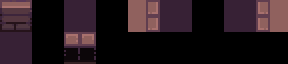

Tiled map render using the project's own tile images. Description and the whole map definition, tile-layer contents included, below:
An orthogonal 9x2 tile map with 32x32 px tiles, 6 tile layers (regions, input_types, output1_ground, output2_ground, ...).

<map version="1.2" tiledversion="2019.03.13" orientation="orthogonal" renderorder="right-down" width="9" height="2" tilewidth="32" tileheight="32" infinite="0" nextlayerid="21" nextobjectid="1">
 <tileset firstgid="1" source="../tileset.tsx" />
 <layer id="12" name="regions" width="9" height="2">
  <data encoding="csv">
70,0,80,0,70,80,0,80,70,
80,0,70,0,0,0,0,0,0
</data>
 </layer>
 <layer id="15" name="input_types" width="9" height="2">
  <data encoding="csv">
70,0,80,0,70,80,0,80,70,
80,0,70,0,0,0,0,0,0
</data>
 </layer>
 <layer id="16" name="output1_ground" width="9" height="2">
  <data encoding="csv">
3,0,0,0,11,0,0,0,16,
0,0,43,0,0,0,0,0,0
</data>
 </layer>
 <layer id="17" name="output2_ground" width="9" height="2">
  <data encoding="csv">
2,0,0,0,11,0,0,0,16,
0,0,42,0,0,0,0,0,0
</data>
 </layer>
 <layer id="18" name="output3_ground" width="9" height="2">
  <data encoding="csv">
4,0,0,0,21,0,0,0,26,
0,0,52,0,0,0,0,0,0
</data>
 </layer>
 <layer id="19" name="output4_ground" width="9" height="2">
  <data encoding="csv">
5,0,0,0,21,0,0,0,26,
0,0,53,0,0,0,0,0,0
</data>
 </layer>
</map>
